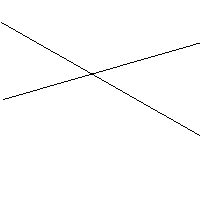
#> input picture test3.png, 200 x 200 px, found by its file name
$ jupyter execute random.ipynb
#> lines starting #> are read from the running program, lines starting #| are printed output that depends on the picture; after the words box and inside, x2 and y2 are one past the last pixel; in counts of white or black regions, pixels touching at a corner belong together
<a href="https://colab.research.google.com/github/moiroudelliott/hough/blob/main/random.ipynb" target="_parent"></a>

[cell 1]
# Les modules :

from google.colab import drive
import sys
import math
import cv2 as cv
import numpy as np
import math as m
from google.colab.patches import cv2_imshow
import random as r

# Accès au fichiers du drives :

drive.mount('/content/drive')

# Importation de l'image :

nomFichier = 'test3.png'
path='/content/drive/My Drive/python/' + nomFichier
img = cv.imread(path)
#> img is the input picture: shape (200, 200, 3); 99% white; black in thin lines or dots, all inside (x1, y1, x2, y2) = (1, 22, 200, 136)
print("Image en entrée :")

larg = len(img[0])
#> larg = 200
haut = len(img)
#> haut = 200

coeff = 400/larg
#> coeff = 2

img = cv.resize(img, (400, int(haut*coeff)), interpolation = cv.INTER_AREA)
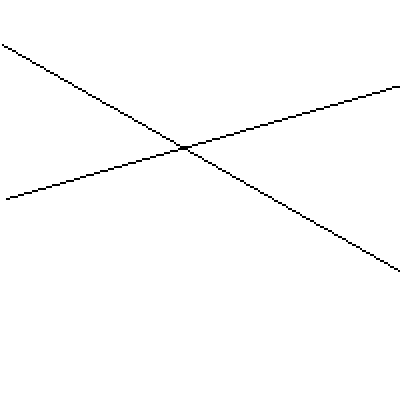
#> img: shape (400, 400, 3); 99% white; black in thin lines or dots, all inside (x1, y1, x2, y2) = (2, 44, 400, 272)

cv2_imshow(img)

# Je commence par griser l'image :
gray=cv.cvtColor(img, cv.COLOR_BGR2GRAY)


# Puis j'effectue la détection de contour canny :
cannyOr = cv.Canny(gray, 90, 250, None, 3)
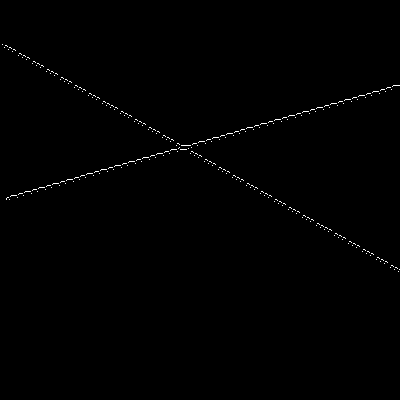
#> cannyOr: shape (400, 400); 0.46% white in thin lines or dots, all inside (x1, y1, x2, y2) = (2, 44, 400, 272)
print("Détection de contours :")
cv2_imshow(cannyOr)

[cell 2]
canny = np.copy(cannyOr)

def detection(dico:dict, seuil:int)->list:

  '''...'''

  # On crée un tableau de résultats vide pour le moment
  res = []

  # On tourne dans tout le dico
  for co in dico:
    # Si le point dépasse le seuil on l'ajoute à notre tableau de résultats
    if dico[co] >= seuil:
      res.append(co)
      dico[co] = -np.inf
  return res

def can_to_list(img:list)->list:

  '''Prend en entrée une détection de contours d'image (canny) en noir et blanc
  et renvoie une liste de coordonnées des points qui ne sont pas noirs'''

  # Je récupère les dimentions de l'image en question
  haut = len(img)
  larg = len(img[1])


  # Je crée notre liste de coordonnées vide pour le moment
  res = []

  # Je boucle dans toute l'image avec les variables x et y
  for y in range(haut):
    for x in range(larg):

      # Je regarde si le pixel est clair
      if img[y][x] > 0:

        # S'il l'est je l'ajoute à la liste
        res.append((x, y))

  return res

def point(canny, dico, pro, img):
  haut = len(canny)
  larg = len(canny[0])

  list_can = can_to_list(canny)

  l = len(list_can)
  if l > 0:
    i1 = r.randint(0, l-1)
    i2 = r.randint(0, l-1)
    co1 = list_can[i1]
    co2 = list_can[i2]
  else : return

  print(co1, co2)
  color = (r.randint(0, 255), r.randint(0, 255), r.randint(0, 255))
  cv.circle(img, co1, 6, color, 5)
  cv.circle(img, co1, 6, color, 5)

  a = (co1[1]-co2[1]) / ((co1[0]-co2[0])+ 0.01)
  b = co1[1] - (co1[0] * a)

  if (a, b) not in dico:
    p = proche(dico, (a, b), pro)
    if not p[1]:
      dico[(a, b)] = 1
    else:
      dico[p[0]] += 1
  else:
    dico[(a, b)] += 1

def proche(l1:list, co2:tuple, seuil:int)->tuple:

  '''Prend une liste et un point pusi renvoie True et (-1, -1) si il est éloigné de tous les
   points False et les coordonnées du points en question sinon'''

  # On initialise notre rs à False
  res = False
  p = (-1, -1)
  # On passe dans toute la liste avec la variable co1
  for co1 in l1:

    # On fait la différence des x et des y
    dista = abs(co1[0]-co2[0])/10
    distb = abs(co1[1]-co2[1])

    # On vérifie si la somme des deux est inférieure à un seuil, si c'est le cas
    #On met res à True
    if dista + distb < seuil:
      res = True
      p = co1

  return (p, res)

def detection_ligne(img, canny, nb, seuil, pro):
#> called with nb = 2, seuil = 3, pro = 10
  trouve = 0
  dico = {}
  res = []
  larg = len(canny[0])
#> larg = 400
  haut = len(canny)
#> haut = 400
  img2 = np.copy(img)
  img3 = np.copy(img)
  while trouve < nb:
    point(canny, dico, pro, img3)
    nouv = detection(dico, seuil)
    trouve += len(nouv)
    #print(dico)
    cv2_imshow(canny)
    for co in nouv:
      co1 = (0, int(co[1]))
      co2 = (larg, int(larg*co[0] + co[1]))
      res.append([co1, co2])
      cv.line(canny, co1, co2, (0, 0, 0), 10)
#> this loop made 13 passes
#> (l in point, i1 in point, i2 in point, co1 in point, co2 in point, a in point, b in point) on passes 1 to 9: (737, 394, 430, (191, 151), (138, 159), -0.151, 179.8), (737, 414, 310, (163, 155), (163, 135), 2000, -325845), (737, 516, 142, (80, 176), (339, 101), -0.29, 199.2), (737, 633, 256, (281, 202), (263, 123), 4.39, -1030.6), (737, 75, 700, (387, 87), (358, 245), -5.45, 2194.8), (737, 362, 444, (183, 145), (141, 161), -0.381, 214.7), (737, 453, 533, (126, 163), (72, 179), -0.296, 200.3), (737, 95, 736, (376, 91), (398, 271), 8.19, -2986.8), (737, 341, 249, (170, 141), (141, 122), 0.655, 29.66)
#| (191, 151) (138, 159)
#| (163, 155) (163, 135)
#| (80, 176) (339, 101)
#| (281, 202) (263, 123)
#| (387, 87) (358, 245)
#| (183, 145) (141, 161)
#| (126, 163) (72, 179)
#| (376, 91) (398, 271)
#> (further printed lines are left out)
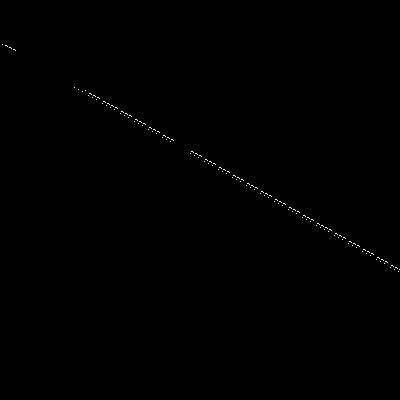
#> canny: shape (400, 400); 0.17% white in thin lines or dots, all inside (x1, y1, x2, y2) = (2, 44, 400, 272)
#> after the loop, res = [[(0, 199), (400, 83)], [(0, 50), (400, 210)]]; trouve = 2
  print(res)
#| [[(0, 199), (400, 83)], [(0, 50), (400, 210)]]
  cv2_imshow(img3)
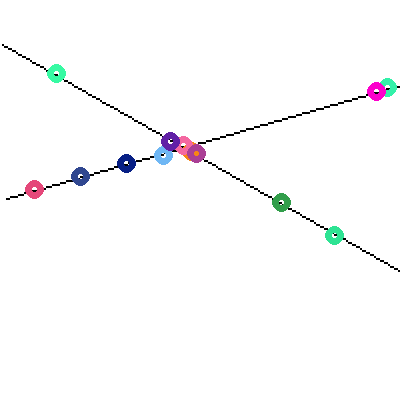
#> shown: shape (400, 400, 3); mean B, G, R 251.2, 250.5, 250.5
  for co in res:
    cv.line(img2, co[0], co[1], (0, 0, 255), 4)
#> this loop made 2 passes
#> co on passes 1 to 2: [(0, 199), (400, 83)], [(0, 50), (400, 210)]
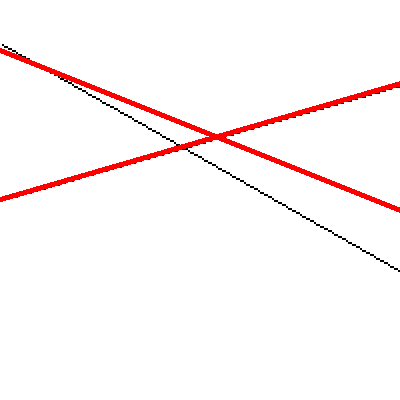
#> img2: shape (400, 400, 3); 2.65% of pixels changed, all inside (x1, y1, x2, y2) = (0, 48, 400, 213)
  return img2

img2 = detection_ligne(img, canny, 2, 3, 10)

print("Taille de l'image : " + str(len(img2)) + str(len(img[0])))
#| Taille de l'image : 400400
cv2_imshow(img)
cv2_imshow(img2)
